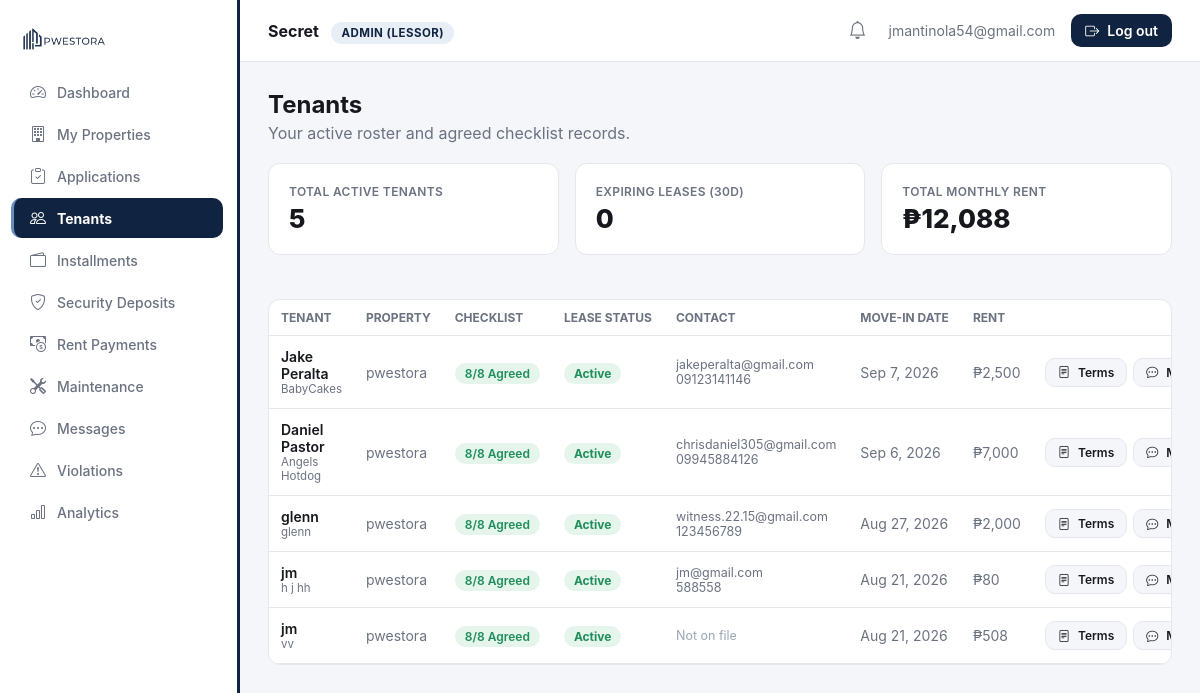
/dashboard.php?page=tenants (signed in), run on an earlier commit of the app's database.
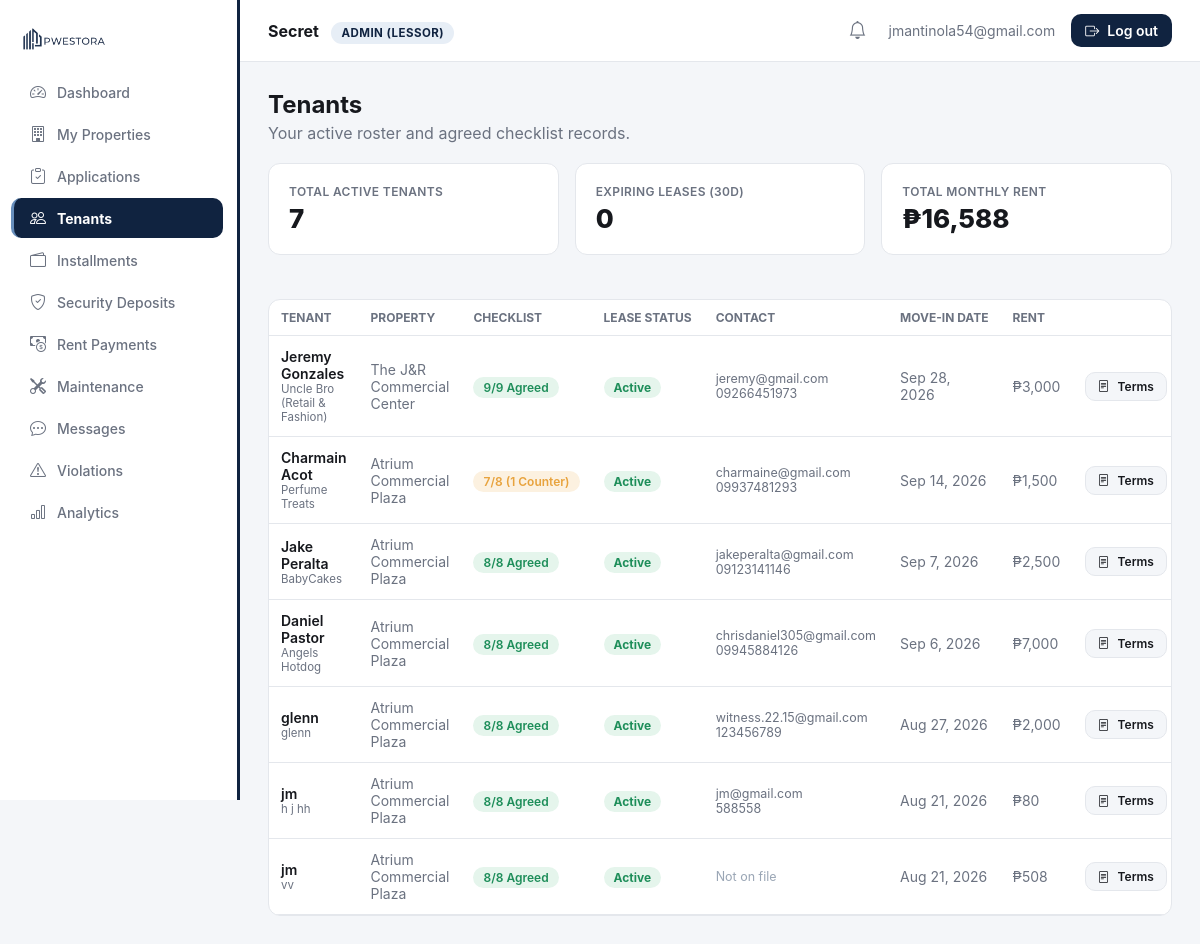
And on a later commit of the database.
### tables this page shows
CREATE TABLE `tenants` (
  `id` int(11) NOT NULL,
  `lessor_id` int(11) NOT NULL,
  `property_id` int(11) NOT NULL,
  `application_id` int(11) DEFAULT NULL,
  `lessee_id` int(11) DEFAULT NULL,
  `tenant_name` varchar(150) NOT NULL,
  `unit_label` varchar(100) DEFAULT NULL,
  `created_at` datetime NOT NULL DEFAULT current_timestamp()
);

CREATE TABLE `applications` (
  `id` int(11) NOT NULL,
  `property_id` int(11) NOT NULL,
  `lessor_id` int(11) NOT NULL,
  `lessee_id` int(11) DEFAULT NULL,
  `tenant_name` varchar(150) NOT NULL,
  `business_name` varchar(150) DEFAULT NULL,
  `term_months` int(11) NOT NULL,
  `rent` decimal(12,2) NOT NULL,
  `status` enum('pending','approved','rejected') NOT NULL DEFAULT 'pending',
  `submitted_at` datetime NOT NULL DEFAULT current_timestamp(),
  `checklist_negotiation` longtext DEFAULT NULL,
  `lessor_rebuttal` text DEFAULT NULL,
  `rebuttal_at` datetime DEFAULT NULL,
  `valid_id_path` varchar(255) DEFAULT NULL,
  `sec_dti_path` varchar(255) DEFAULT NULL,
  `business_permit_path` varchar(255) DEFAULT NULL,
  `bir_cert_path` varchar(255) DEFAULT NULL
);

CREATE TABLE `properties` (
  `id` int(11) NOT NULL,
  `lessor_id` int(11) NOT NULL,
  `name` varchar(150) NOT NULL,
  `type` varchar(60) NOT NULL,
  `address` varchar(255) DEFAULT NULL,
  `latitude` decimal(10,7) DEFAULT NULL,
  `longitude` decimal(10,7) DEFAULT NULL,
  `asking_rent` decimal(12,2) DEFAULT NULL,
  `status` enum('pending','verified','rejected') NOT NULL DEFAULT 'pending',
  `title_doc_path` varchar(255) DEFAULT NULL,
  `tax_dec_path` varchar(255) DEFAULT NULL,
  `photos_path` varchar(255) DEFAULT NULL,
  `created_at` datetime NOT NULL DEFAULT current_timestamp()
);

CREATE TABLE `users` (
  `id` int(11) NOT NULL,
  `role` enum('lessor','superadmin','lessee') NOT NULL DEFAULT 'lessor',
  `status` enum('pending','active','suspended') NOT NULL DEFAULT 'pending',
  `company_name` varchar(150) DEFAULT NULL,
  `full_name` varchar(150) NOT NULL,
  `email` varchar(150) NOT NULL,
  `phone` varchar(30) DEFAULT NULL,
  `password_hash` varchar(255) NOT NULL,
  `api_token` varchar(64) DEFAULT NULL,
  `otp_code` varchar(6) DEFAULT NULL,
  `otp_expires_at` datetime DEFAULT NULL,
  `created_at` datetime NOT NULL DEFAULT current_timestamp(),
  `updated_at` datetime NOT NULL DEFAULT current_timestamp() ON UPDATE current_timestamp()
);

### public_html/includes/sidebar_nav.php (called while the page is built)
<?php
$NAV_BY_ROLE = [
    'lessor' => [
        ['id' => 'overview',      'label' => 'Dashboard',          'icon' => 'bi-speedometer2'],
        ['id' => 'listings',      'label' => 'My Properties',      'icon' => 'bi-building'],
        ['id' => 'applications',  'label' => 'Applications',       'icon' => 'bi-clipboard-check'],
        ['id' => 'tenants',       'label' => 'Tenants',            'icon' => 'bi-people'],
        ['id' => 'installments',  'label' => 'Installments',       'icon' => 'bi-wallet2'],
        ['id' => 'deposits',      'label' => 'Security Deposits',  'icon' => 'bi-shield-check'],
        ['id' => 'payments',      'label' => 'Rent Payments',      'icon' => 'bi-cash-coin'],
        ['id' => 'maintenance',   'label' => 'Maintenance',        'icon' => 'bi-tools'],
        ['id' => 'messages',      'label' => 'Messages',           'icon' => 'bi-chat-dots'],
        ['id' => 'violations',    'label' => 'Violations',         'icon' => 'bi-exclamation-triangle'],
        ['id' => 'analytics',     'label' => 'Analytics',          'icon' => 'bi-bar-chart'],
    ],
    'superadmin' => [
        ['id' => 'overview',    'label' => 'Dashboard',        'icon' => 'bi-speedometer2'],
        ['id' => 'lessors',     'label' => 'Verify Lessors',   'icon' => 'bi-shield-check'],
        ['id' => 'properties',  'label' => 'Verify Properties','icon' => 'bi-building'],
        ['id' => 'users',       'label' => 'User Management',  'icon' => 'bi-people'],
        ['id' => 'notify',      'label' => 'Notify Lessors',   'icon' => 'bi-megaphone'],
        ['id' => 'revenue',     'label' => 'Revenue',          'icon' => 'bi-bar-chart'],
        ['id' => 'audit',       'label' => 'Audit Logs',       'icon' => 'bi-journal-text'],
        ['id' => 'settings',    'label' => 'Platform Settings','icon' => 'bi-gear'],
    ],
];

### public_html/includes/auth.php (called while the page is built, shortened)
<?php
function current_user(): ?array {
    return $_SESSION['user'] ?? null;
}

### public_html/modules/tenants.php (the view, shortened to what the changed rows need)
<?php
$lessorId = $user['id'];
$tenants = $pdo->prepare(
    "SELECT t.id, t.tenant_name, t.created_at, t.application_id, p.name AS property_name,
            a.term_months, a.rent, a.business_name, a.submitted_at,
            a.checklist_negotiation, a.lessor_rebuttal, a.rebuttal_at,
            u.email AS lessee_email, u.phone AS lessee_phone
     FROM tenants t
     JOIN properties p ON p.id = t.property_id
     LEFT JOIN applications a ON a.id = t.application_id
     LEFT JOIN users u ON u.id = t.lessee_id
     WHERE t.lessor_id = ?
     ORDER BY t.created_at DESC"
);
$tenants->execute([$lessorId]);
$tenants = $tenants->fetchAll();
$totalActive = count($tenants);
$expiringSoon = 0;
$monthlyRentTotal = 0;
foreach ($tenants as &$t) {
    $t['rent'] = (float) ($t['rent'] ?? 0);
    $monthlyRentTotal += $t['rent'];
}
?>
<h2 style="margin:0 0 4px;">Tenants</h2>
<p style="color:var(--ink-500); margin:0 0 20px;">Your active roster and agreed checklist records.</p>
<div class="kpi-grid">
  <div class="card">
    <div class="kpi-label">Total Active Tenants</div>
    <div class="kpi-value"><?= $totalActive ?></div>
  </div>
  <div class="card">
    <div class="kpi-label">Expiring Leases (30d)</div>
    <div class="kpi-value"><?= $expiringSoon ?></div>
  </div>
  <div class="card">
    <div class="kpi-label">Total Monthly Rent</div>
    <div class="kpi-value">₱<?= number_format($monthlyRentTotal, 0) ?></div>
  </div>
</div>
<div class="card" style="padding:0; overflow:hidden;">
  <div class="table-scroll">
  <table>
    <thead><tr><th>Tenant</th><th>Property</th><th>Checklist</th><th>Lease Status</th><th>Contact</th><th>Move-in Date</th><th>Rent</th><th></th></tr></thead>
    <tbody>
      <?php if (!$tenants): ?>
        <tr><td colspan="8" style="text-align:center; color:var(--ink-500);">No active tenants yet — approve an application to get started.</td></tr>
      <?php else: foreach ($tenants as $t): ?>
        <tr>
          <td style="font-weight:600;">
            <?= htmlspecialchars($t['tenant_name']) ?>
            <?php if (!empty($t['business_name'])): ?>
              <div style="font-size:11.5px; color:var(--ink-500); font-weight:400;"><?= htmlspecialchars($t['business_name']) ?></div>
            <?php endif; ?>
          </td>
          <td style="color:var(--ink-500);"><?= htmlspecialchars($t['property_name']) ?></td>
          <td>
            <?php if (empty($t['counter_offers'])): ?>
              <span class="badge" style="background:var(--success-soft); color:var(--success); font-weight:600;"><?= $t['checklist_agreed'] ?>/<?= $t['checklist_total'] ?> Agreed</span>
            <?php else: ?>
              <span class="badge" style="background:var(--warning-soft); color:var(--warning); font-weight:600;"><?= $t['checklist_agreed'] ?>/<?= $t['checklist_total'] ?> (<?= count($t['counter_offers']) ?> Counter)</span>
            <?php endif; ?>
          </td>
          <td><span class="badge" style="<?= $t['status_style'] ?>"><?= htmlspecialchars($t['status_label']) ?></span></td>
          <td style="color:var(--ink-500); font-size:12.5px;">
            <?php if ($t['lessee_email']): ?>
              <?= htmlspecialchars($t['lessee_email']) ?><?php if ($t['lessee_phone']): ?><br><?= htmlspecialchars($t['lessee_phone']) ?><?php endif; ?>
            <?php else: ?>
              <span style="color:var(--ink-300);">Not on file</span>
            <?php endif; ?>
          </td>
          <td style="color:var(--ink-500);"><?= (new DateTime($t['created_at']))->format('M j, Y') ?></td>
          <td style="color:var(--ink-500);">₱<?= number_format($t['rent'], 0) ?></td>
          <td>
            <div style="display:flex; gap:6px;">
              <a href="/dashboard.php?page=tenants&view_terms=<?= $t['id'] ?>"
                 class="btn" style="background:var(--bg); color:var(--ink-900); padding:6px 12px; display:inline-flex; border:1px solid var(--border); font-size:12px;">
                <i class="bi bi-file-text"></i> Terms
              </a>
              <a href="/dashboard.php?page=messages&tenant=<?= $t['id'] ?>"
                 class="btn" style="background:var(--bg); color:var(--ink-900); padding:6px 12px; display:inline-flex; border:1px solid var(--border); font-size:12px;">
                <i class="bi bi-chat-dots"></i> Message
              </a>
            </div>
          </td>
        </tr>
      <?php endforeach; endif; ?>
    </tbody>
  </table>
  </div>
</div>

### public_html/includes/header.php (shortened to what the changed rows need)
<?php
require_once __DIR__ . '/sidebar_nav.php';
$nav = $NAV_BY_ROLE[$user['role']] ?? [];
?>
<!DOCTYPE html>
<html lang="en">
<head>
<link rel="stylesheet" href="/assets/css/style.css?v=12">
<link rel="stylesheet" href="https://cdn.jsdelivr.net/npm/bootstrap-icons@1.11.3/font/bootstrap-icons.css">
</head>
<body>
<div class="app-shell">
  <aside class="sidebar" id="sidebar">
    <nav>
      <?php foreach ($nav as $item): ?>
        <a class="nav-item <?= $page === $item['id'] ? 'active' : '' ?>"
           href="/dashboard.php?page=<?= $item['id'] ?>">
          <i class="bi <?= $item['icon'] ?>"></i> <span><?= $item['label'] ?></span>
        </a>
      <?php endforeach; ?>
    </nav>
  </aside>
  <div class="main">
    <div class="content">

What changed in the data, as far as the page shows it:
added tenants: tenant_name "Jeremy Gonzales", application.business_name "Uncle Bro (Retail & Fashion)", property.name "The J&R Commercial Center", checklist_agreed "9", checklist_total "9", status_label "Active", lessee.email "jeremy@gmail.com", lessee.phone "09266451973", created_at "Sep 28, 2026", application.rent "3,000"
added tenants: tenant_name "Charmain Acot", application.business_name "Perfume Treats", property.name "Atrium Commercial Plaza", checklist_agreed "7", application "8", count($t['counter_offers']) "1", status_label "Active", lessee.email "charmaine@gmail.com", lessee.phone "09937481293", created_at "Sep 14, 2026", application.rent "1,500"
changed through a linked row, tenants "Jake Peralta": property.name "pwestora" → "Atrium Commercial Plaza"
changed through a linked row, tenants "Daniel Pastor": property.name "pwestora" → "Atrium Commercial Plaza"
changed through a linked row, tenants "glenn": property.name "pwestora" → "Atrium Commercial Plaza"
changed through a linked row, tenants "jm@gmail.com": property.name "pwestora" → "Atrium Commercial Plaza"
changed through a linked row, tenants "vv": property.name "pwestora" → "Atrium Commercial Plaza"
Also different on the page:
$totalActive: "5" → "7"
$monthlyRentTotal: "12,088" → "16,588"
